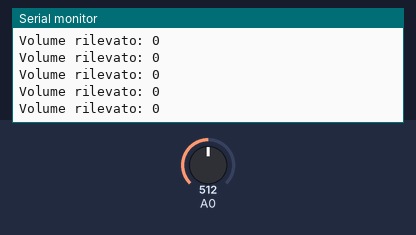
This sketch was run on a simulated Arduino Uno, built with avr-gcc and run on an emulated ATmega328P. Shown: the last lines printed to the serial monitor. Inputs (shaded band) come from the test bench; at power-on: A0 = 512.

Above: at 1.2 s.
1.3 s: A0 set to 716
At 1.32 s:
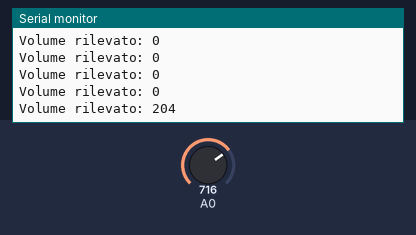
2.8 s: A0 set to 900
At 2.82 s:
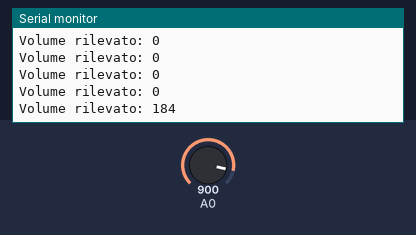
Timing chart, 0 to 5.8 s (numbered marks = the images above; inputs shaded):
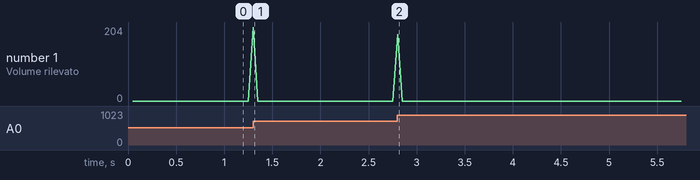

The sketch:

SensoreVolume.ino
```cpp
/*******************************************
 * ESEMPIO DI GESTIONE DEL SENSORE DI SUONO/VOLUME/RUMORE
 *
 * Author: Rosita Esposito
 * Ver: 1.0
 *
 * Corso Arduino & Oltre
 *
 *
 */

// Dichiaro le varialbili usate nello Sketch
unsigned long tempo; // Valore potenzialmente molto grande
int pressione,pMax,pMin,volume; // Variabili varie per calcolo volume


void setup() {
  // Inizializzo la comunicazione con il terminale seriale
  Serial.begin(9600);
}

void loop() {
  // Registro il tempo attuale (numero di millisecondi dall'accensione di Arduino)
  tempo=millis();

  // Inizializzo le variabili che alla fine del blocco di programma successivo
  // conterranno il valore minimo e massimo registrato dal PIN del sensore
  pMax=0;
  pMin=1023;

  // Il sensore a microfono rileva la pressione acustica in un certo istante
  // non il volume medio percepito dall'orecchio umano.
  // Per cui devo effettuare un campionamento e calcolare il volume.
  // Finché non sono trascorsi 50 millisecondi effettuo letture del sensore
  // e mantengo aggiornati i valori minimi e massimi registrati in questo intervallo
  while((millis()-tempo)<50)
  {
    pressione=analogRead (A0);
    if(pressione>pMax) pMax=pressione;
    if(pressione<pMin) pMin=pressione;
  }

  // Il volume è la differenza tra il valore massimo e minimo della pressione acustica
  // misurata nell'intervallo. Lo calcolo e scrivo il risultato sul terminale
  volume =pMax-pMin;
  Serial.print("Volume rilevato: ");
  Serial.println(volume);
}
```

Measured:
- after the input at 1.3 s, the serial monitor: prints a new line at once (image 1)
- after the input at 2.8 s, the serial monitor: prints a new line at once (image 2)
